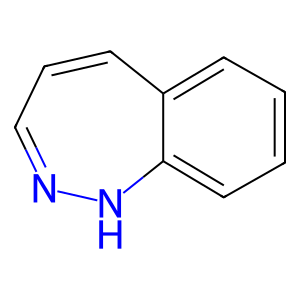

This chart was generated by the following Python code:
from rdkit import Chem
from rdkit.Chem import Descriptors, Draw

mol_supp = Chem.SDMolSupplier("benzodiazepine.sdf")
benzodiazepine = mol_supp[0]

molecular_weight = Descriptors.MolWt(benzodiazepine)
print(f"The molecular weight: {molecular_weight:.2f}")
log_p = Descriptors.MolLogP(benzodiazepine)
print(f"The lipophilicity factor: {log_p:.2f}")
tpsa = Descriptors.TPSA(benzodiazepine)
print(f"The TPSA: {tpsa}")
num_HBD = Descriptors.NumHDonors(benzodiazepine)
print(f"The number of hydrogen bond donors: {num_HBD}")
num_HBA = Descriptors.NumHAcceptors(benzodiazepine)
print(f"The number of hydrogen bond acceptors: {num_HBA}")
num_rot_bonds = Descriptors.NumRotatableBonds(benzodiazepine)
print(f"The number of rotatable bonds: {num_rot_bonds}")
num_atoms = benzodiazepine.GetNumAtoms()
print(f"The total number of atoms: {num_atoms}")

img1= Draw.MolToImage(benzodiazepine)
img1.show()
img1.save("benzodiazepine.png")
print("Viscaaaaaaaaaaaaaaa barcaaaaaaaaaaaaa\nY visca catalunya")

#print(list(benzodiazepine.GetPropNames()))
print(f"IUPAC name: {benzodiazepine.GetProp("PUBCHEM_IUPAC_NAME")}")
print(f"IUPAC systematic name: {benzodiazepine.GetProp("PUBCHEM_IUPAC_SYSTEMATIC_NAME")}")
print(f"Molecular formula: {benzodiazepine.GetProp("PUBCHEM_MOLECULAR_FORMULA")}")
print(f"MW: {benzodiazepine.GetProp("PUBCHEM_MOLECULAR_WEIGHT")}")
print(f"HBA: {benzodiazepine.GetProp("PUBCHEM_CACTVS_HBOND_ACCEPTOR")}")
print(f"HBD: {benzodiazepine.GetProp("PUBCHEM_CACTVS_HBOND_DONOR")}")
print(f"TPSA: {benzodiazepine.GetProp("PUBCHEM_CACTVS_TPSA")}")
print(f"Def stereo count: {benzodiazepine.GetProp("PUBCHEM_ATOM_DEF_STEREO_COUNT")}")
print(f"UDef stereo count: {benzodiazepine.GetProp("PUBCHEM_ATOM_UDEF_STEREO_COUNT")}")
